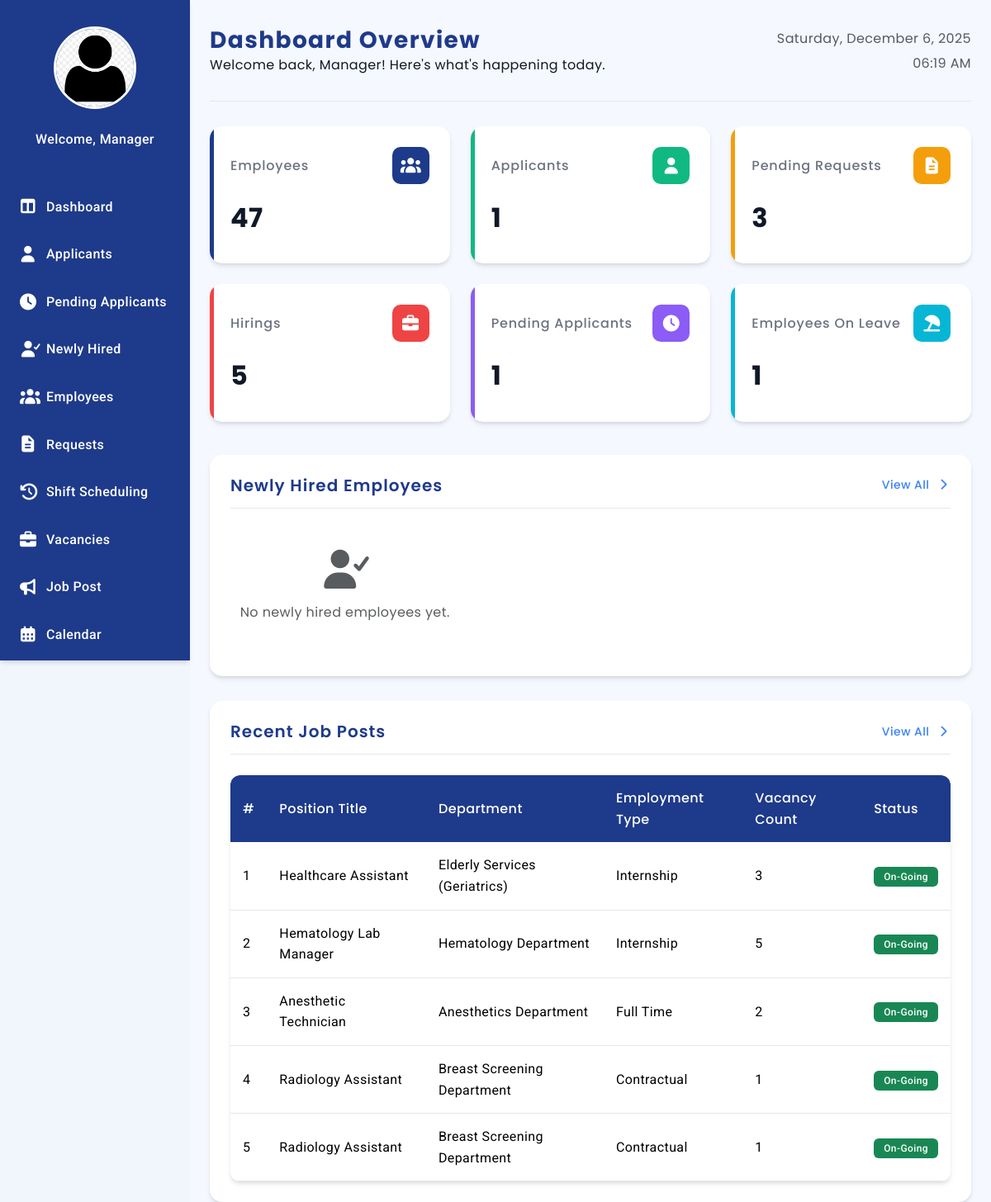
Page /Manager_Dashboard.php on the committed database.
### tables this page shows
CREATE TABLE `vacancies` (
  `id` int(11) NOT NULL,
  `department_id` int(11) NOT NULL,
  `position_id` int(11) NOT NULL,
  `employment_type_id` int(11) NOT NULL,
  `vacancy_count` int(11) NOT NULL,
  `status` varchar(255) NOT NULL DEFAULT 'To Post',
  `posted_by` varchar(255) NOT NULL,
  `created_at` timestamp NOT NULL DEFAULT current_timestamp()
);

CREATE TABLE `position` (
  `positionID` int(11) NOT NULL,
  `departmentID` int(11) NOT NULL,
  `emtypeID` int(11) DEFAULT NULL,
  `position_title` varchar(150) NOT NULL
);

CREATE TABLE `department` (
  `deptID` int(11) NOT NULL,
  `deptName` varchar(100) NOT NULL
);

CREATE TABLE `employment_type` (
  `emtypeID` int(11) NOT NULL,
  `typeName` varchar(50) NOT NULL
);

### Manager_Dashboard.php (the view, shortened to what this page needs)
<?php
require 'admin/db.connect.php';
$employeeQuery = $conn->query("SELECT COUNT(*) AS count FROM employee");
$employees = ($employeeQuery && $row = $employeeQuery->fetch_assoc()) ? $row['count'] : 0;
$applicantQuery = $conn->query("SELECT COUNT(*) AS count FROM user WHERE role = 'Applicant'");
$applicants = ($applicantQuery && $row = $applicantQuery->fetch_assoc()) ? $row['count'] : 0;
$pendingQuery = $conn->query("SELECT COUNT(*) AS count FROM applications WHERE status = 'Pending'");
$pendingApplicants = ($pendingQuery && $row = $pendingQuery->fetch_assoc()) ? $row['count'] : 0;
$pending_applicantQuery = $conn->query("SELECT COUNT(*) AS count FROM applications WHERE id = '0'");
if ($pending_applicantQuery && $row = $pending_applicantQuery->fetch_assoc()) {
    $pending_applicantQuery = $row['count'];
}
$pendingLeaves = 0;
$plRes = $conn->query("SELECT COUNT(*) AS c FROM leave_request WHERE status = 'Pending'");
if ($plRes && $r = $plRes->fetch_assoc())
    $pendingLeaves = (int) $r['c'];
$pendingGeneral = 0;
$pgRes = $conn->query("SELECT COUNT(*) AS c FROM general_request WHERE status = 'Pending'");
if ($pgRes && $r2 = $pgRes->fetch_assoc())
    $pendingGeneral = (int) $r2['c'];
$pendingRequests = $pendingLeaves + $pendingGeneral;
$onLeaveCount = 0;
$olRes = $conn->query("SELECT COUNT(DISTINCT empID) AS count FROM leave_request WHERE status = 'Approved'");
if ($olRes && $row = $olRes->fetch_assoc())
    $onLeaveCount = (int) $row['count'];
$hiringsQuery = $conn->query("
    SELECT COUNT(*) AS count
    FROM (
        SELECT DISTINCT department_id, position_id
        FROM vacancies
        WHERE status = 'On-Going'
    ) AS uniqueVacancies
");
$hirings = ($hiringsQuery && $row = $hiringsQuery->fetch_assoc()) ? $row['count'] : 0;
$limit = 5;
$page = isset($_GET['page']) ? (int) $_GET['page'] : 1;
$start = ($page > 1) ? ($page * $limit) - $limit : 0;
$recentVacanciesQuery = $conn->query("
    SELECT v.id, v.vacancy_count, v.status, d.deptName, p.position_title, e.typeName AS employment_type
    FROM vacancies v
    JOIN department d ON v.department_id = d.deptID
    JOIN position p ON v.position_id = p.positionID
    JOIN employment_type e ON v.employment_type_id = e.emtypeID
    WHERE v.status = 'On-Going'
    ORDER BY v.id DESC
    LIMIT $start, $limit
");
$newHiredQuery = $conn->query("
    SELECT applicantID, fullName, position_applied, department, hired_at, profile_pic
    FROM applicant
    WHERE status = 'Hired'
    ORDER BY hired_at DESC
    LIMIT 6
");
$managername = $_SESSION['fullname'] ?? "Manager";
$employeeID = $_SESSION['applicant_employee_id'] ?? null;
if ($employeeID) {
    $stmt = $conn->prepare("SELECT profile_pic FROM employee WHERE empID = ?");
    $stmt->bind_param("s", $employeeID);
    $stmt->execute();
    $result = $stmt->get_result();
    if ($result->num_rows > 0) {
        $row = $result->fetch_assoc();
        $profile_picture = !empty($row['profile_pic'])
            ? "uploads/employees/" . $row['profile_pic']
            : "uploads/employees/default.png";
    } else {
        $profile_picture = "uploads/employees/default.png";
    }
} else {
    $profile_picture = "uploads/employees/default.png";
}
$menus = [
    "HR Director" => [
        "Dashboard" => "Manager_Dashboard.php",
        "Applicants" => "Manager_Applicants.php",
        "Pending Applicants" => "Manager_PendingApplicants.php",
        "Newly Hired" => "Newly-Hired.php",
        "Employees" => "Manager_Employees.php",
        "Requests" => "Manager_Request.php",
        "Shift Scheduling"  => "Manager_Scheduling.php",
        "Vacancies" => "Manager_Vacancies.php",
        "Job Post" => "Manager-JobPosting.php",
        "Calendar" => "Manager_Calendar.php",
        "Approvals" => "Manager_Approvals.php",
        "Reports" => "Manager_Reports.php",
        "Settings" => "Manager_LeaveSettings.php",
        "Logout" => "Login.php"
    ],
    "HR Manager" => [
        "Dashboard" => "Manager_Dashboard.php",
        "Applicants" => "Manager_Applicants.php",
        "Pending Applicants" => "Manager_PendingApplicants.php",
        "Newly Hired" => "Newly-Hired.php",
        "Employees" => "Manager_Employees.php",
        "Requests" => "Manager_Request.php",
        "Shift Scheduling"  => "Manager_Scheduling.php",
        "Vacancies" => "Manager_Vacancies.php",
        "Job Post" => "Manager-JobPosting.php",
        "Calendar" => "Manager_Calendar.php",
        "Approvals" => "Manager_Approvals.php",
        "Reports" => "Manager_Reports.php",
        "Settings" => "Manager_LeaveSettings.php",
        "Logout" => "Login.php"
    ],
    "Recruitment Manager" => [
        "Dashboard" => "Manager_Dashboard.php",
        "Applicants" => "Manager_Applicants.php",
        "Pending Applicants" => "Manager_PendingApplicants.php",
        "Newly Hired" => "Newly-Hired.php",
        "Vacancies" => "Manager_Vacancies.php",
        "Logout" => "Login.php"
    ],
    "HR Officer" => [
        "Dashboard" => "Manager_Dashboard.php",
        "Applicants" => "Manager_Applicants.php",
        "Pending Applicants" => "Manager_PendingApplicants.php",
        "Newly Hired" => "Newly-Hired.php",
        "Employees" => "Manager_Employees.php",
        "Logout" => "Login.php"
    ],
];
$role = $_SESSION['sub_role'] ?? "HR Manager";
$icons = [
    "Dashboard" => "fa-table-columns",
    "Applicants" => "fa-user",
    "Pending Applicants" => "fa-clock",
    "Newly Hired" => "fa-user-check",
    "Employees" => "fa-users",
    "Requests" => "fa-file-lines",
    "Shift Scheduling" => "fa-clock-rotate-left",
    "Vacancies" => "fa-briefcase",
    "Job Post" => "fa-bullhorn",
    "Calendar" => "fa-calendar-days",
    "Approvals" => "fa-square-check",
    "Reports" => "fa-chart-column",
    "Settings" => "fa-gear",
    "Logout" => "fa-right-from-bracket"
];
?>
<!DOCTYPE html>
<html lang="en">
<head>
    <link rel="stylesheet" href="manager-sidebar.css">
    <link href="https://cdn.jsdelivr.net/npm/bootstrap@5.3.3/dist/css/bootstrap.min.css" rel="stylesheet">
    <link rel="stylesheet" href="https://cdnjs.cloudflare.com/ajax/libs/font-awesome/7.0.1/css/all.min.css"
 />
</head>
<body>
    <div class="sidebar">
        <div class="sidebar-logo">
            <a href="Manager_Profile.php" class="profile">
                <img src="<?php echo htmlspecialchars($profile_picture); ?>" alt="Profile" class="sidebar-profile-img">
            </a>
        </div>
        <div class="sidebar-name">
            <p><?php echo "Welcome, $managername"; ?></p>
        </div>
        <ul class="nav">
            <?php foreach ($menus[$role] as $label => $link): ?>
                <li><a href="<?php echo $link; ?>"><i
                            class="fa-solid <?php echo $icons[$label] ?? 'fa-circle'; ?>"></i><?php echo $label; ?></a></li>
            <?php endforeach; ?>
        </ul>
    </div>
    <main class="main-content">
         <div class="main-content-header">
            <div>
                <h1>Dashboard Overview</h1>
                <p class="welcome-text">Welcome back, <?php echo $managername; ?>! Here's what's happening today.</p>
            </div>
            <div class="text-end">
    <p class="text-muted mb-1"><?php echo date('l, F j, Y'); ?></p>
    <p class="text-muted"><?php echo date('h:i A'); ?></p>
            </div>
        </div>
        <div class="stats">
            <div class="stat-card">
                <div class="stat-card-header">
                    <h3 class="stat-card-title">Employees</h3>
                    <div class="stat-card-icon">
                        <i class="fas fa-users"></i>
                    </div>
                </div>
                <div class="stat-card-value"><?php echo $employees; ?></div>
            </div>
            <div class="stat-card">
                <div class="stat-card-header">
                    <h3 class="stat-card-title">Applicants</h3>
                    <div class="stat-card-icon">
                        <i class="fas fa-user"></i>
                    </div>
                </div>
                <div class="stat-card-value"><?php echo $applicants; ?></div>
            </div>
            <div class="stat-card">
                <div class="stat-card-header">
                    <h3 class="stat-card-title">Pending Requests</h3>
                    <div class="stat-card-icon">
                        <i class="fas fa-file-lines"></i>
                    </div>
                </div>
                <div class="stat-card-value"><?php echo $pendingRequests; ?></div>
            </div>
            <div class="stat-card">
                <div class="stat-card-header">
                    <h3 class="stat-card-title">Hirings</h3>
                    <div class="stat-card-icon">
                        <i class="fas fa-briefcase"></i>
                    </div>
                </div>
                <div class="stat-card-value"><?php echo $hirings; ?></div>
            </div>
            <div class="stat-card">
                <div class="stat-card-header">
                    <h3 class="stat-card-title">Pending Applicants</h3>
                    <div class="stat-card-icon">
                        <i class="fas fa-clock"></i>
                    </div>
                </div>
                <div class="stat-card-value"><?php echo $pendingApplicants; ?></div>
            </div>
            <div class="stat-card">
                <div class="stat-card-header">
                    <h3 class="stat-card-title">Employees On Leave</h3>
                    <div class="stat-card-icon">
                        <i class="fas fa-umbrella-beach"></i>
                    </div>
                </div>
                <div class="stat-card-value"><?php echo $onLeaveCount; ?></div>
            </div>
        </div>
        <div class="dashboard-section">
            <div class="section-header">
                <h2 class="section-title">Newly Hired Employees</h2>
                <a href="Newly-Hired.php" class="view-all">View All <i class="fas fa-chevron-right ms-1"></i></a>
            </div>
            <div class="hired-cards">
                <?php if ($newHiredQuery && $newHiredQuery->num_rows > 0): ?>
                    <?php while ($hired = $newHiredQuery->fetch_assoc()): ?>
                        <div class="hired-card">
                            <?php
                            $pic = (!empty($hired['profile_pic']) && file_exists("Uploads/" . $hired['profile_pic']))
                                ? $hired['profile_pic']
                                : "default.png";
                            ?>
                            <img src="Uploads/<?php echo $pic; ?>" alt="Profile Picture" class="hired-card-img">
                            <h4 class="hired-card-name"><?php echo $hired['fullName']; ?></h4>
                            <p class="hired-card-details"><strong>Position:</strong> <?php echo $hired['position_applied']; ?></p>
                            <p class="hired-card-details"><strong>Department:</strong> <?php echo $hired['department']; ?></p>
                            <p class="hired-card-date">Hired: <?php echo date("F d, Y", strtotime($hired['hired_at'])); ?></p>
                        </div>
                    <?php endwhile; ?>
                <?php else: ?>
                    <div class="text-center py-4 w-100">
                        <i class="fas fa-user-check fa-3x text-muted mb-3"></i>
                        <p class="text-muted">No newly hired employees yet.</p>
                    </div>
                <?php endif; ?>
            </div>
        </div>
        <div class="dashboard-section">
            <div class="section-header">
                <h2 class="section-title">Recent Job Posts</h2>
                <a href="Manager_Vacancies.php" class="view-all">View All <i class="fas fa-chevron-right ms-1"></i></a>
            </div>
            <div class="table-container">
                <table class="table table-hover mb-0">
                    <thead>
                        <tr>
                            <th>#</th>
                            <th>Position Title</th>
                            <th>Department</th>
                            <th>Employment Type</th>
                            <th>Vacancy Count</th>
                            <th>Status</th>
                        </tr>
                    </thead>
                    <tbody>
                        <?php if ($recentVacanciesQuery && $recentVacanciesQuery->num_rows > 0): ?>
                            <?php
                            $i = $start + 1;
                            while ($vacancy = $recentVacanciesQuery->fetch_assoc()):
                                ?>
                                <tr>
                                    <td><?php echo $i++; ?></td>
                                    <td><?php echo $vacancy['position_title']; ?></td>
                                    <td><?php echo $vacancy['deptName']; ?></td>
                                    <td><?php echo $vacancy['employment_type']; ?></td>
                                    <td><?php echo $vacancy['vacancy_count']; ?></td>
                                    <td>
                                        <span class="badge bg-success"><?php echo $vacancy['status']; ?></span>
                                    </td>
                                </tr>
                            <?php endwhile; ?>
                        <?php endif; ?>
                    </tbody>
                </table>
            </div>
        </div>
    </main>
</body>
</html>

### rows in the picture
vacancies: position.position_title "Healthcare Assistant", department.deptName "Elderly Services (Geriatrics)", employment_type.typeName "Internship", vacancy_count "3", status "On-Going"
vacancies: position.position_title "Hematology Lab Manager", department.deptName "Hematology Department", employment_type.typeName "Internship", vacancy_count "5", status "On-Going"
vacancies: position.position_title "Anesthetic Technician", department.deptName "Anesthetics Department", employment_type.typeName "Full Time", vacancy_count "2", status "On-Going"
vacancies: position.position_title "Radiology Assistant", department.deptName "Breast Screening Department", employment_type.typeName "Contractual", vacancy_count "1", status "On-Going"
vacancies: position.position_title "Radiology Assistant", department.deptName "Breast Screening Department", employment_type.typeName "Contractual", vacancy_count "1", status "On-Going"

### other values in the picture
$managername "Manager"
$label "Dashboard"
$label "Applicants"
$label "Pending Applicants"
$label "Newly Hired"
$label "Employees"
$label "Requests"
$label "Shift Scheduling"
$label "Vacancies"
$label "Job Post"
$label "Calendar"
$employees "47"
$applicants "1"
$pendingRequests "3"
$hirings "5"
